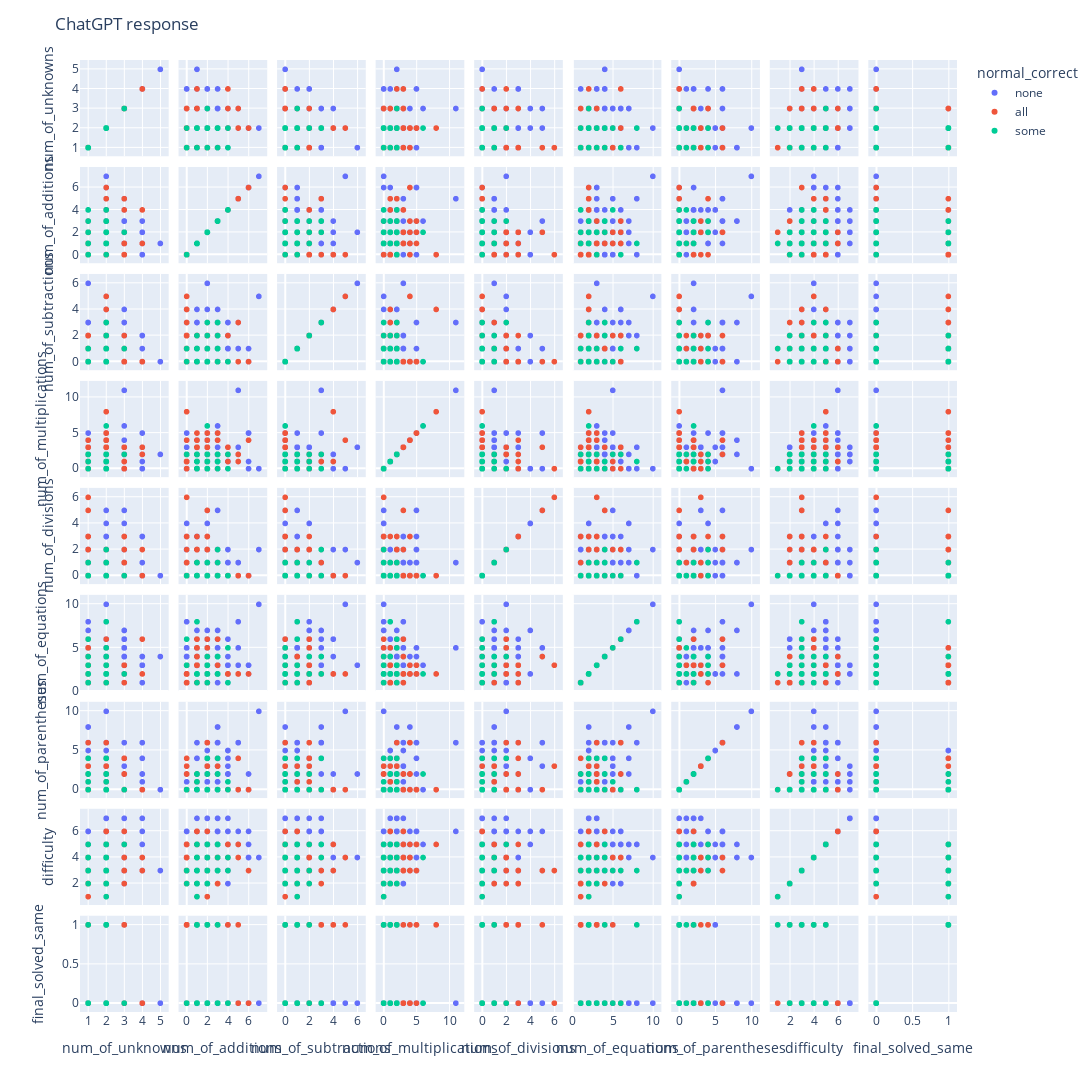

Write notebook code for a chart like this one.
### Markdown cell above
### **Scatter plot matrix**

### Code cell
if VISUALIZE_DATA:
    fig = px.scatter_matrix(evaluated_df,
                            dimensions=[
                                "num_of_unknowns",
                                "num_of_additions",
                                "num_of_subtractions",
                                "num_of_multiplications",
                                "num_of_divisions",
                                "num_of_equations",
                                "num_of_parentheses",
                                "difficulty",
                                "final_solved_same"],
                            color="normal_correct")
    fig.update_layout(
        title='ChatGPT response',
        dragmode='select',
        width=1600,
        height=1600,
        hovermode='closest',
    )
    fig.show()

### Figure 1 — Plotly figure (JSON) as saved in the notebook; plotly's stock layout.template omitted (floating-point values rounded to 4 significant figures; data arrays with more than 128 entries replaced by an {"elided": "..."} marker saying what was removed)
{"data": [{"dimensions": [{"axis": {"matches": true}, "label": "num_of_unknowns", "values": {"elided": "527 int values"}}, {"axis": {"matches": true}, "label": "num_of_additions", "values": {"elided": "527 int values"}}, {"axis": {"matches": true}, "label": "num_of_subtractions", "values": {"elided": "527 int values"}}, {"axis": {"matches": true}, "label": "num_of_multiplications", "values": {"elided": "527 int values"}}, {"axis": {"matches": true}, "label": "num_of_divisions", "values": {"elided": "527 int values"}}, {"axis": {"matches": true}, "label": "num_of_equations", "values": {"elided": "527 int values"}}, {"axis": {"matches": true}, "label": "num_of_parentheses", "values": {"elided": "527 int values"}}, {"axis": {"matches": true}, "label": "difficulty", "values": {"elided": "527 int values"}}, {"axis": {"matches": true}, "label": "final_solved_same", "values": {"elided": "527 int values"}}], "hovertemplate": "normal_correct=none<br>%{xaxis.title.text}=%{x}<br>%{yaxis.title.text}=%{y}<extra></extra>", "legendgroup": "none", "marker": {"color": "#636efa", "symbol": "circle"}, "name": "none", "showlegend": true, "type": "splom"}, {"dimensions": [{"axis": {"matches": true}, "label": "num_of_unknowns", "values": {"elided": "348 int values"}}, {"axis": {"matches": true}, "label": "num_of_additions", "values": {"elided": "348 int values"}}, {"axis": {"matches": true}, "label": "num_of_subtractions", "values": {"elided": "348 int values"}}, {"axis": {"matches": true}, "label": "num_of_multiplications", "values": {"elided": "348 int values"}}, {"axis": {"matches": true}, "label": "num_of_divisions", "values": {"elided": "348 int values"}}, {"axis": {"matches": true}, "label": "num_of_equations", "values": {"elided": "348 int values"}}, {"axis": {"matches": true}, "label": "num_of_parentheses", "values": {"elided": "348 int values"}}, {"axis": {"matches": true}, "label": "difficulty", "values": {"elided": "348 int values"}}, {"axis": {"matches": true}, "label": "final_solved_same", "values": {"elided": "348 int values"}}], "hovertemplate": "normal_correct=all<br>%{xaxis.title.text}=%{x}<br>%{yaxis.title.text}=%{y}<extra></extra>", "legendgroup": "all", "marker": {"color": "#EF553B", "symbol": "circle"}, "name": "all", "showlegend": true, "type": "splom"}, {"dimensions": [{"axis": {"matches": true}, "label": "num_of_unknowns", "values": [2, 1, 2, 2, 2, 2, 2, 2, 2, 2, 2, 3, 2, 2, 2, 2, 2, 2, 1, 2, 2, 2, 2, 2, 2, 2, 2, 2, 2, 2, 2, 2, 2, 1, 2, 2, 2, 1, 2, 2, 2, 2, 2, 1, 2, 2, 2, 2, 2, 2, 2, 2, 2, 2, 2, 2, 2, 2, 2, 2, 2, 2, 2, 2, 2, 2, 1, 2, 2, 2, 1, 2, 2, 2, 1, 2, 2, 2, 1, 2, 2, 2]}, {"axis": {"matches": true}, "label": "num_of_additions", "values": [1, 1, 2, 2, 1, 1, 2, 3, 1, 1, 1, 2, 2, 3, 2, 1, 1, 1, 0, 1, 3, 1, 1, 1, 2, 1, 2, 1, 2, 2, 4, 1, 1, 2, 2, 1, 3, 2, 2, 2, 1, 0, 3, 1, 2, 1, 2, 1, 1, 3, 2, 1, 2, 1, 2, 2, 1, 1, 1, 2, 1, 3, 1, 1, 1, 1, 3, 2, 1, 2, 0, 1, 2, 1, 4, 1, 1, 1, 1, 3, 1, 2]}, {"axis": {"matches": true}, "label": "num_of_subtractions", "values": [1, 0, 1, 0, 1, 0, 0, 3, 0, 1, 1, 1, 0, 1, 1, 1, 0, 0, 0, 0, 0, 1, 0, 1, 0, 1, 0, 1, 1, 0, 0, 0, 1, 1, 0, 1, 3, 0, 1, 3, 1, 1, 1, 0, 0, 0, 0, 0, 0, 2, 2, 0, 0, 1, 0, 1, 0, 1, 1, 0, 0, 0, 0, 0, 1, 2, 1, 0, 0, 0, 1, 1, 1, 0, 0, 1, 1, 0, 1, 1, 1, 1]}, {"axis": {"matches": true}, "label": "num_of_multiplications", "values": [0, 0, 1, 0, 0, 1, 1, null, 2, 0, 1, 2, 0, 1, 0, 0, 0, 0, 2, 2, 2, 0, 1, 1, 1, 0, 1, 2, 1, 2, 2, 0, 1, 2, 1, 1, 0, 1, 0, 2, 1, 2, 1, 1, 0, 1, 2, 0, 1, 1, 2, 1, 1, 0, 2, 0, 2, 0, 1, 1, 2, 2, 1, 1, 1, 0, 2, 2, 1, 6, 2, 1, 2, 1, 0, 0, 0, 2, 2, 1, 1, 1]}, {"axis": {"matches": true}, "label": "num_of_divisions", "values": [0, 0, 0, 0, 0, 0, 0, 0, 0, 0, 0, 0, 0, 0, 0, 0, 0, 1, 0, 0, 0, 0, 0, 0, 0, 0, 0, 0, 0, 0, 0, 0, 0, 1, 0, 1, 2, 1, 0, 0, 0, 0, 0, 0, 0, 0, 1, 1, 0, 1, 0, 0, 0, 0, 0, 0, 0, 0, 0, 0, 0, 0, 0, 0, 0, 0, 0, 0, 0, 0, 0, 0, 0, 0, 0, 0, 0, 0, 0, 0, 0, 0]}, {"axis": {"matches": true}, "label": "num_of_equations", "values": [2, 2, 2, 3, 2, 2, 2, 4, 2, 2, 2, 2, 2, 2, 2, 2, 2, 2, 3, 2, 2, 2, 2, 2, 2, 2, 2, 2, 2, 2, 5, 2, 2, 3, 2, 8, 4, 4, 1, 2, 2, 3, 2, 2, 2, 2, 3, 2, 2, 4, 2, 2, 2, 2, 2, 3, 2, 2, 2, 2, 2, 2, 2, 2, 2, 2, 2, 2, 2, 2, 6, 2, 2, 2, 1, 2, 2, 2, 1, 2, 2, 2]}, {"axis": {"matches": true}, "label": "num_of_parentheses", "values": [0, 1, 0, 0, 0, 0, 2, 0, 0, 0, 0, 0, 0, 0, 0, 0, 0, 0, 0, 0, 0, 0, 0, 0, 4, 0, 0, 0, 0, 0, 1, 0, 0, 4, 2, 0, 4, 2, 0, 0, 0, 0, 2, 2, 0, 2, 0, 0, 0, 2, 0, 0, 0, 0, 0, 0, 0, 0, 0, 2, 0, 0, 0, 2, 0, 0, 2, 0, 0, 2, 0, 0, 2, 0, 0, 0, 0, 0, 2, 0, 0, 0]}, {"axis": {"matches": true}, "label": "difficulty", "values": [5, 3, 5, 3, 2, 3, 4, 4, 4, 1, 3, 5, 3, 3, 4, 3, 2, 3, 2, 3, 3, 4, 3, 3, 3, 3, 3, 3, 4, 2, 3, 2, 3, 4, 5, 3, 5, 3, 3, 5, 3, 3, 5, 3, 4, 4, 3, 3, 2, 3, 2, 4, 2, 3, 3, 2, 3, 4, 3, 4, 4, 3, 2, 3, 3, 5, 5, 4, 3, 4, 3, 4, 5, 3, 4, 3, 4, 3, 4, 5, 2, 3]}, {"axis": {"matches": true}, "label": "final_solved_same", "values": [1, 1, 1, 0, 1, 1, 0, 0, 0, 1, 0, 0, 1, 1, 1, 1, 1, 0, 0, 0, 1, 1, 1, 0, 0, 0, 1, 0, 0, 1, 0, 1, 1, 0, 0, 1, 0, 1, 0, 0, 1, 0, 1, 0, 0, 0, 0, 0, 1, 0, 1, 1, 1, 1, 0, 0, 0, 1, 1, 1, 0, 0, 0, 0, 1, 1, 0, 0, 0, 0, 0, 0, 0, 1, 0, 1, 1, 0, 0, 0, 1, 0]}], "hovertemplate": "normal_correct=some<br>%{xaxis.title.text}=%{x}<br>%{yaxis.title.text}=%{y}<extra></extra>", "legendgroup": "some", "marker": {"color": "#00cc96", "symbol": "circle"}, "name": "some", "showlegend": true, "type": "splom"}], "layout": {"dragmode": "select", "height": 1600, "hovermode": "closest", "legend": {"title": {"text": "normal_correct"}, "tracegroupgap": 0}, "margin": {"t": 60}, "title": {"text": "ChatGPT response"}, "width": 1600}}
